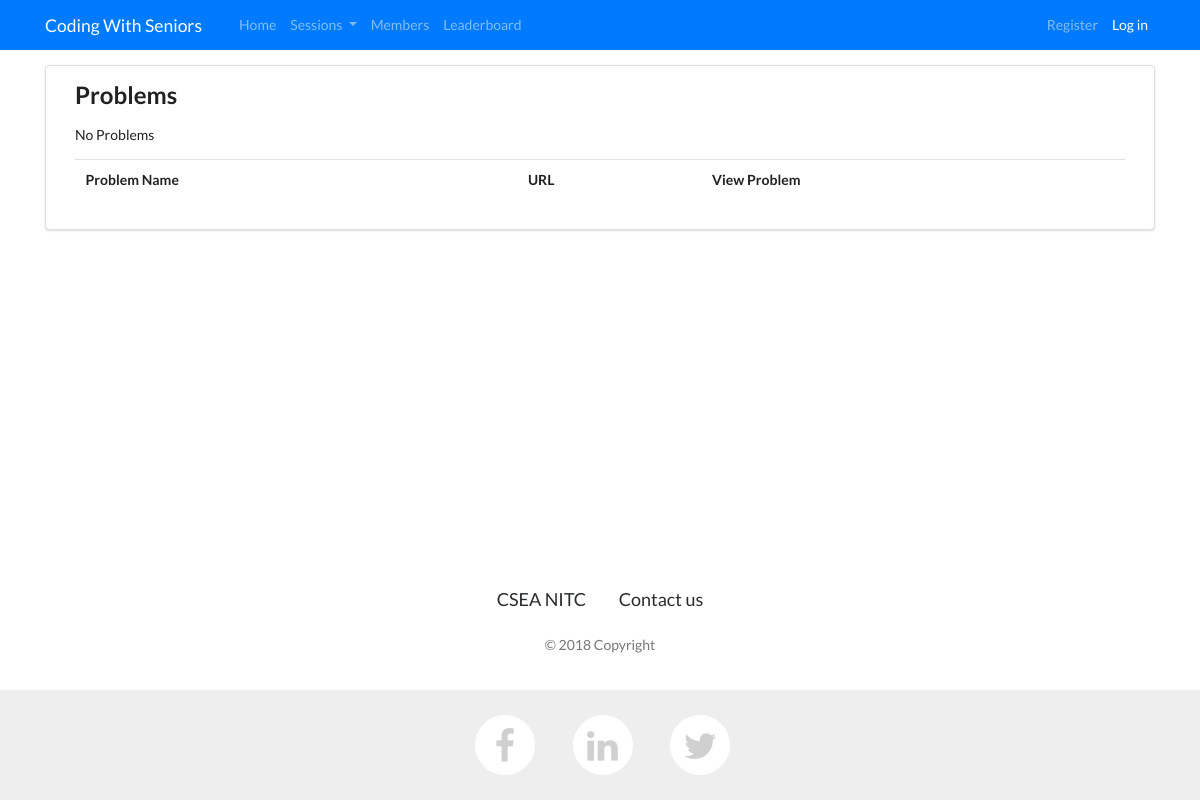
The app's page /events/problems, older data.
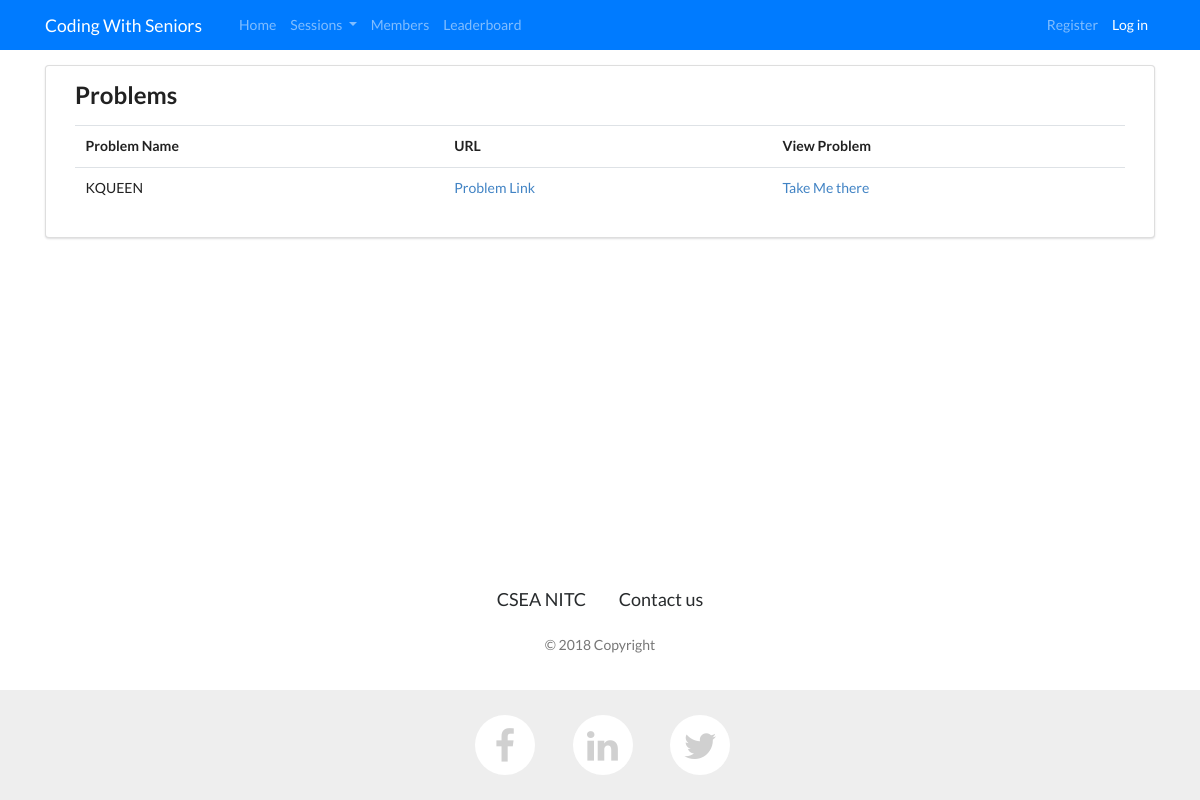
The same page, newer data.
### events/models.py (models this page shows, shortened)
class Problem(models.Model):
    name=models.CharField(max_length=255, blank=False, null=True,unique=True)
    url_problem=models.URLField(blank=False, null=True)
    solution=models.CharField(max_length=255, blank=True, null=True)
    url_solution=models.URLField(blank=True, null=True)
    session=models.ForeignKey(Session,on_delete=models.CASCADE)
    tags=models.ManyToManyField(Tags,blank=True)

### events/views.py (the view)
# urls.py: path('problems',views.view_problems, name="view_problems"),
def view_problems(request: HttpRequest) -> HttpResponse:
    try:
        problem_set = Problem.objects.all()
        upzero = False
        if problem_set.count() == 0:
            upzero = True
    except:
        messages.add_message(request, messages.ERROR, 'Error Contact Admin')
    return render(request, 'events/all_problems.html', locals())

### events/templates/events/all_problems.html (shortened to what this page needs)
{% extends "layout.html" %}
{% load staticfiles %}
{% block css %}
    <link href="//cdnjs.cloudflare.com/ajax/libs/semantic-ui/2.2.10/semantic.min.css" rel="stylesheet" id="bootstrap-css">
{% endblock %}
{% block body %}
    <div class="ui segment">
    <div class="ui container">
    <h2>Problems</h2>
    {% if upzero %}
        <p>No Problems</p>
    {% endif %}
    <table class="table table-hover test">
        <tr>
            <th>Problem Name</th>
            <th>URL</th>
            <th>View Problem</th>
        </tr>
        {% for item in problem_set  %}
        <tr>
            <td>{{ item.name }}</td>
            <td><a href="{{item.url_problem }}">Problem Link</a></td>
            <td><a href="/events/problems/{{item.name }}">Take Me there</a></td>
        </tr>
        {% endfor %}
    </table>
    </div>
    </div>
{% endblock %}

Row changes from the older to the newer data that the page shows:
added Problem: name "KQUEEN"
Text that changed along with them:
text no longer shown: "No Problems"
